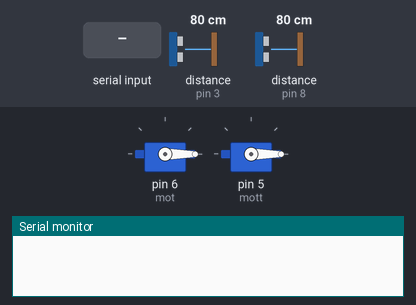
This sketch was run on a simulated Arduino Uno, built with avr-gcc and run on an emulated ATmega328P. On the bench: 2 × servo, the last lines printed to the serial monitor. The test bench sets the inputs (shaded band); at power-on: distance to the obstacle (sensors on pin 3, pin 8) 80 cm. The echo pulse lasts 58.3 µs per cm.

Above: at 1.2 s.
1.3 s: "6000\n" received over Serial
At 3.37 s:
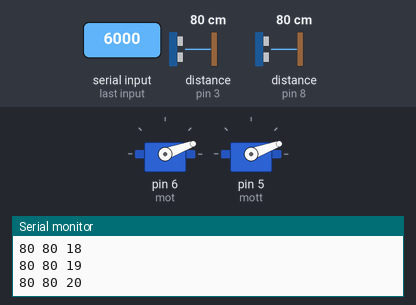
4.3 s: "5000\n" received over Serial
At 4.8 s:
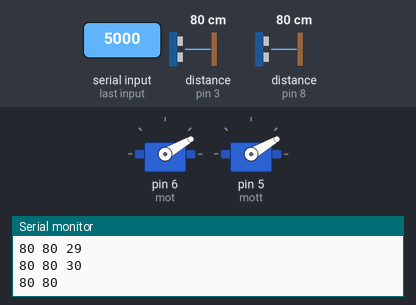
6.3 s: "90,45,200\n" received over Serial
At 7.3 s:
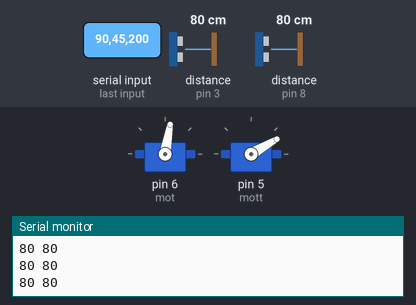
7.8 s: "360\n" received over Serial
At 8.2 s:
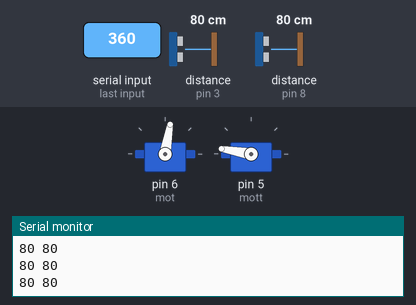
9.3 s: "30,150,10\n" received over Serial
At 10.5 s:
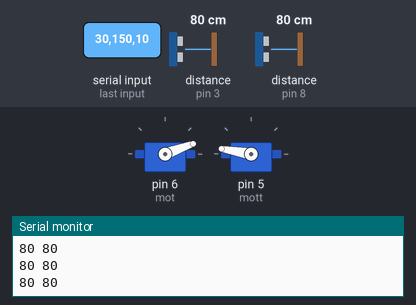
10.8 s: "200\n" received over Serial
At 11.7 s:
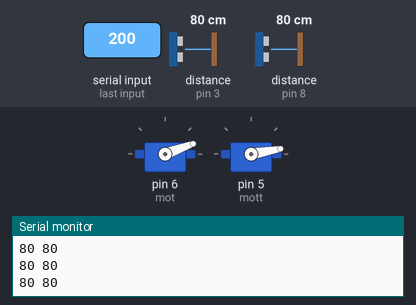
Timing chart, 0 to 13.3 s (numbered marks = the images above; inputs shaded):
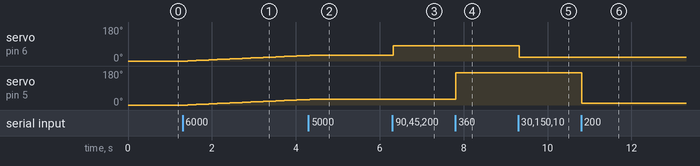

Measured:
- after the input at 1.3 s, servo on pin 6 (mot), servo on pin 5 (mott): moves from 0° to 29° over 2.8 s, starting after 0.13 s
- after the input at 4.3 s, servo on pin 6 (mot), servo on pin 5 (mott): goes on until 4.3 s, then stays 30°
- after the input at 6.3 s, servo on pin 6 (mot): 30° → 80° at once
- after the input at 7.8 s, servo on pin 5 (mott): 30° → 170° at once
- after the input at 9.3 s, servo on pin 6 (mot): 80° → 20° at once
- after the input at 10.8 s, servo on pin 5 (mott): 170° → 10° at once

The sketch:

final_arduino_kod.ino
```cpp
#include <Servo.h>
#include <LiquidCrystal_I2C.h>
Servo mot;
Servo mott;
LiquidCrystal_I2C lcd(0x27, 16, 2);
#define echo 3
#define trig 2
#define echoo 8
#define trigg 7
int angle = 0;
int angle_2 = 0;
int  mesafe, zaman, veri, ran, mesafe_2, zaman_2;
String data;
const unsigned long period = 100;
const unsigned long period_2 = 500;
unsigned long currentTime;
unsigned long previousTime = 0;
unsigned long currentTime_2;
unsigned long previousTime_2 = 0;
void setup() {
  Serial.begin(9600);
  Serial.setTimeout(10);
  lcd.backlight();
  pinMode(echo, INPUT);
  pinMode(trig, OUTPUT);
  pinMode(echoo, INPUT);
  pinMode(trigg, OUTPUT);
  mot.attach(6);
  mott.attach(5);
  mot.write(0);
  mott.write(0);

}

void loop() {
  if (Serial.available() > 1) {
    data = Serial.readString();                 //Get data from serial to decide whether it's automatic or manuel control
  }
  veri = data.toInt();

  if (veri == 5000) {                         //Manuel control loop
    while (true) {
      currentTime = millis();
      if (currentTime - previousTime >= period) {     //Distance measurement with millis for delaying
        distance();
        previousTime = currentTime;
      }
      currentTime_2 = millis();
      if (currentTime_2 - previousTime_2 >= period_2) {   //Printing measured distance to serial monitor
        lcdPrint();
        previousTime_2 = currentTime_2;
      }


      if (Serial.available() > 1) {                 //Receiving data from serial to control servo motor
        data = Serial.readString();
      }
      veri = data.toInt();
      if (veri > 10 && veri < 190) {               //Control of servo 1
        mot.write(veri - 10);
      }
      else if (veri > 190 && veri <= 370) {     //Control of servo 2
        mott.write(veri - 190);
      }
      else if (veri == 6000) {                 //Breaking out from loop if changed to automatic mode from
        break;                                  //python gui and switch to automatic mode
      }

    }

  }
  else if (veri == 6000) {                  //Automatic Control loop
    while (true) {
      currentTime = millis();
      if (currentTime - previousTime >= period) {
        distance();                               //Distance measurement and printing results to serial
        Serial.print(mesafe);
        Serial.print(" ");
        Serial.print(mesafe_2);
        Serial.print(" ");
        if (angle >= 0 && angle < 180) {
          Serial.println(angle);
        }
        if (angle >= 180 && angle < 360) {
          Serial.println(angle_2);
        }
        if (angle >= 0 && angle < 180) {        //Control automatically servo
          mot.write(angle);
          mott.write(angle);
          angle += 1;
        }
        if (angle >= 180 && angle < 360) {
          angle_2 = 360 - angle;
          mot.write(angle_2);
          mott.write(angle_2);
          angle += 1;
        }
        if (angle == 360) {
          angle = 0;
        }
        previousTime = currentTime;
      }

      currentTime_2 = millis();

      if (currentTime_2 - previousTime_2 >= period_2) {    //Printing to lcd according to data gotten python gui
        if (veri == 1000) {
          lcd.clear();
          lcd.setCursor(0, 0);
          lcd.print("Mesafe1: ");
          lcd.print(mesafe);
          lcd.setCursor(0, 1);
          lcd.print("Mesafe2: ");
          lcd.print(mesafe_2);
        }
        if (veri == 2000) {
          lcd.clear();
          lcd.setCursor(0, 0);
          lcd.print("Servo: ");
          if (angle >= 0 && angle < 180) {
            lcd.print(angle);
          }
          if (angle >= 180 && angle < 360) {
            lcd.print(angle_2);
          }
        }
        if (veri == 5000) {                   //Breaking out from the loop if manuel control is clicked
          break;
        }
        previousTime_2 = currentTime_2;
      }
      if (Serial.available() > 1) {             //Receiving data from python gui for lcd print
        data = Serial.readString();
      }
      veri = data.toInt();

    }
  }

}
void distance() {                   //distance measurement function
  digitalWrite(trig, HIGH);
  delayMicroseconds(100);
  digitalWrite(trig, LOW);
  zaman = pulseIn(echo, HIGH);
  mesafe = (zaman / 2) / 29.1;
  digitalWrite(trigg, HIGH);
  delayMicroseconds(100);
  digitalWrite(trigg, LOW);
  zaman_2 = pulseIn(echoo, HIGH);
  mesafe_2 = (zaman_2 / 2) / 29.1;
}
void lcdPrint() {                 //serial and lcd print function
  Serial.print(mesafe);
  Serial.print(" ");
  Serial.println(mesafe_2);
  lcd.clear();
  lcd.setCursor(0, 0);
  lcd.print("Mesafe 1,2  Servo");
  lcd.setCursor(0, 1);
  lcd.print(mesafe);
  lcd.setCursor(6, 1);
  lcd.print(mesafe_2);
  lcd.setCursor(12, 1);
  lcd.print(veri - 10);
}
```
